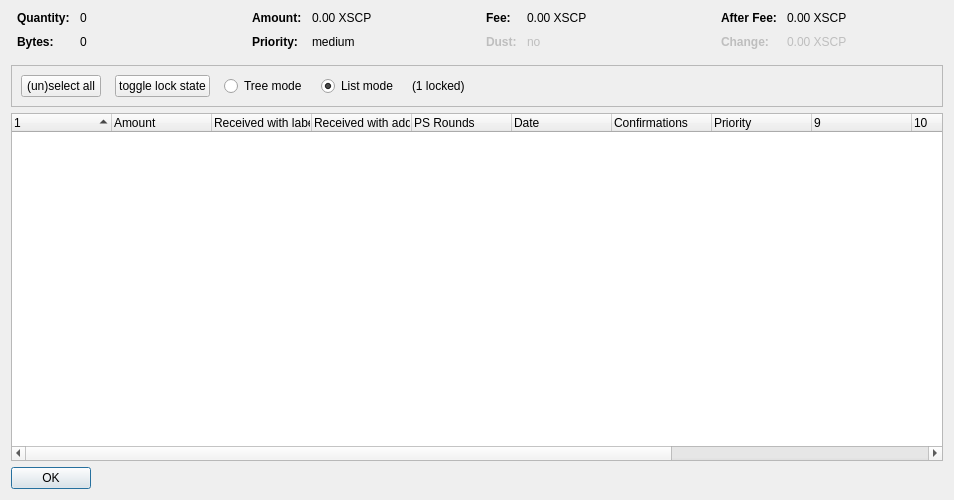
<?xml version="1.0" encoding="UTF-8"?>
<ui version="4.0">
 <class>CoinControlDialog</class>
 <widget class="QDialog" name="CoinControlDialog">
  <property name="geometry">
   <rect>
    <x>0</x>
    <y>0</y>
    <width>954</width>
    <height>500</height>
   </rect>
  </property>
  <property name="windowTitle">
   <string>Coin Selection</string>
  </property>
  <layout class="QVBoxLayout" name="verticalLayout">
   <item>
    <layout class="QHBoxLayout" name="horizontalLayoutTop" stretch="0,0,0,0">
     <property name="topMargin">
      <number>0</number>
     </property>
     <property name="bottomMargin">
      <number>10</number>
     </property>
     <item>
      <layout class="QFormLayout" name="formLayoutCoinControl1">
       <property name="horizontalSpacing">
        <number>10</number>
       </property>
       <property name="verticalSpacing">
        <number>10</number>
       </property>
       <property name="leftMargin">
        <number>6</number>
       </property>
       <property name="rightMargin">
        <number>6</number>
       </property>
       <item row="0" column="0">
        <widget class="QLabel" name="labelCoinControlQuantityText">
         <property name="font">
          <font>
           <weight>75</weight>
           <bold>true</bold>
          </font>
         </property>
         <property name="text">
          <string>Quantity:</string>
         </property>
        </widget>
       </item>
       <item row="0" column="1">
        <widget class="QLabel" name="labelCoinControlQuantity">
         <property name="cursor">
          <cursorShape>IBeamCursor</cursorShape>
         </property>
         <property name="contextMenuPolicy">
          <enum>Qt::ActionsContextMenu</enum>
         </property>
         <property name="text">
          <string notr="true">0</string>
         </property>
         <property name="textInteractionFlags">
          <set>Qt::LinksAccessibleByMouse|Qt::TextSelectableByKeyboard|Qt::TextSelectableByMouse</set>
         </property>
        </widget>
       </item>
       <item row="1" column="0">
        <widget class="QLabel" name="labelCoinControlBytesText">
         <property name="font">
          <font>
           <weight>75</weight>
           <bold>true</bold>
          </font>
         </property>
         <property name="text">
          <string>Bytes:</string>
         </property>
        </widget>
       </item>
       <item row="1" column="1">
        <widget class="QLabel" name="labelCoinControlBytes">
         <property name="cursor">
          <cursorShape>IBeamCursor</cursorShape>
         </property>
         <property name="contextMenuPolicy">
          <enum>Qt::ActionsContextMenu</enum>
         </property>
         <property name="text">
          <string notr="true">0</string>
         </property>
         <property name="textInteractionFlags">
          <set>Qt::LinksAccessibleByMouse|Qt::TextSelectableByKeyboard|Qt::TextSelectableByMouse</set>
         </property>
        </widget>
       </item>
      </layout>
     </item>
     <item>
      <layout class="QFormLayout" name="formLayoutCoinControl2">
       <property name="horizontalSpacing">
        <number>10</number>
       </property>
       <property name="verticalSpacing">
        <number>10</number>
       </property>
       <property name="leftMargin">
        <number>6</number>
       </property>
       <property name="rightMargin">
        <number>6</number>
       </property>
       <item row="0" column="0">
        <widget class="QLabel" name="labelCoinControlAmountText">
         <property name="font">
          <font>
           <weight>75</weight>
           <bold>true</bold>
          </font>
         </property>
         <property name="text">
          <string>Amount:</string>
         </property>
        </widget>
       </item>
       <item row="0" column="1">
        <widget class="QLabel" name="labelCoinControlAmount">
         <property name="cursor">
          <cursorShape>IBeamCursor</cursorShape>
         </property>
         <property name="contextMenuPolicy">
          <enum>Qt::ActionsContextMenu</enum>
         </property>
         <property name="text">
          <string notr="true">0.00 XSCP</string>
         </property>
         <property name="textInteractionFlags">
          <set>Qt::LinksAccessibleByMouse|Qt::TextSelectableByKeyboard|Qt::TextSelectableByMouse</set>
         </property>
        </widget>
       </item>
       <item row="1" column="0">
        <widget class="QLabel" name="labelCoinControlPriorityText">
         <property name="font">
          <font>
           <weight>75</weight>
           <bold>true</bold>
          </font>
         </property>
         <property name="text">
          <string>Priority:</string>
         </property>
        </widget>
       </item>
       <item row="1" column="1">
        <widget class="QLabel" name="labelCoinControlPriority">
         <property name="cursor">
          <cursorShape>IBeamCursor</cursorShape>
         </property>
         <property name="contextMenuPolicy">
          <enum>Qt::ActionsContextMenu</enum>
         </property>
         <property name="text">
          <string>medium</string>
         </property>
         <property name="textInteractionFlags">
          <set>Qt::LinksAccessibleByMouse|Qt::TextSelectableByKeyboard|Qt::TextSelectableByMouse</set>
         </property>
        </widget>
       </item>
      </layout>
     </item>
     <item>
      <layout class="QFormLayout" name="formLayoutCoinControl3">
       <property name="horizontalSpacing">
        <number>10</number>
       </property>
       <property name="verticalSpacing">
        <number>10</number>
       </property>
       <property name="leftMargin">
        <number>6</number>
       </property>
       <property name="rightMargin">
        <number>6</number>
       </property>
       <item row="0" column="0">
        <widget class="QLabel" name="labelCoinControlFeeText">
         <property name="font">
          <font>
           <weight>75</weight>
           <bold>true</bold>
          </font>
         </property>
         <property name="text">
          <string>Fee:</string>
         </property>
        </widget>
       </item>
       <item row="0" column="1">
        <widget class="QLabel" name="labelCoinControlFee">
         <property name="cursor">
          <cursorShape>IBeamCursor</cursorShape>
         </property>
         <property name="contextMenuPolicy">
          <enum>Qt::ActionsContextMenu</enum>
         </property>
         <property name="text">
          <string notr="true">0.00 XSCP</string>
         </property>
         <property name="textInteractionFlags">
          <set>Qt::LinksAccessibleByMouse|Qt::TextSelectableByKeyboard|Qt::TextSelectableByMouse</set>
         </property>
        </widget>
       </item>
       <item row="1" column="0">
        <widget class="QLabel" name="labelCoinControlLowOutputText">
         <property name="enabled">
          <bool>false</bool>
         </property>
         <property name="font">
          <font>
           <weight>75</weight>
           <bold>true</bold>
          </font>
         </property>
         <property name="text">
          <string>Dust:</string>
         </property>
        </widget>
       </item>
       <item row="1" column="1">
        <widget class="QLabel" name="labelCoinControlLowOutput">
         <property name="enabled">
          <bool>false</bool>
         </property>
         <property name="cursor">
          <cursorShape>IBeamCursor</cursorShape>
         </property>
         <property name="contextMenuPolicy">
          <enum>Qt::ActionsContextMenu</enum>
         </property>
         <property name="text">
          <string>no</string>
         </property>
         <property name="textInteractionFlags">
          <set>Qt::LinksAccessibleByMouse|Qt::TextSelectableByKeyboard|Qt::TextSelectableByMouse</set>
         </property>
        </widget>
       </item>
      </layout>
     </item>
     <item>
      <layout class="QFormLayout" name="formLayoutCoinControl4">
       <property name="horizontalSpacing">
        <number>10</number>
       </property>
       <property name="verticalSpacing">
        <number>10</number>
       </property>
       <property name="leftMargin">
        <number>6</number>
       </property>
       <property name="rightMargin">
        <number>6</number>
       </property>
       <item row="0" column="0">
        <widget class="QLabel" name="labelCoinControlAfterFeeText">
         <property name="font">
          <font>
           <weight>75</weight>
           <bold>true</bold>
          </font>
         </property>
         <property name="text">
          <string>After Fee:</string>
         </property>
        </widget>
       </item>
       <item row="0" column="1">
        <widget class="QLabel" name="labelCoinControlAfterFee">
         <property name="cursor">
          <cursorShape>IBeamCursor</cursorShape>
         </property>
         <property name="contextMenuPolicy">
          <enum>Qt::ActionsContextMenu</enum>
         </property>
         <property name="text">
          <string notr="true">0.00 XSCP</string>
         </property>
         <property name="textInteractionFlags">
          <set>Qt::LinksAccessibleByMouse|Qt::TextSelectableByKeyboard|Qt::TextSelectableByMouse</set>
         </property>
        </widget>
       </item>
       <item row="1" column="0">
        <widget class="QLabel" name="labelCoinControlChangeText">
         <property name="enabled">
          <bool>false</bool>
         </property>
         <property name="font">
          <font>
           <weight>75</weight>
           <bold>true</bold>
          </font>
         </property>
         <property name="text">
          <string>Change:</string>
         </property>
        </widget>
       </item>
       <item row="1" column="1">
        <widget class="QLabel" name="labelCoinControlChange">
         <property name="enabled">
          <bool>false</bool>
         </property>
         <property name="cursor">
          <cursorShape>IBeamCursor</cursorShape>
         </property>
         <property name="contextMenuPolicy">
          <enum>Qt::ActionsContextMenu</enum>
         </property>
         <property name="text">
          <string notr="true">0.00 XSCP</string>
         </property>
         <property name="textInteractionFlags">
          <set>Qt::LinksAccessibleByMouse|Qt::TextSelectableByKeyboard|Qt::TextSelectableByMouse</set>
         </property>
        </widget>
       </item>
      </layout>
     </item>
    </layout>
   </item>
   <item>
    <widget class="QFrame" name="frame">
     <property name="minimumSize">
      <size>
       <width>0</width>
       <height>40</height>
      </size>
     </property>
     <property name="frameShape">
      <enum>QFrame::StyledPanel</enum>
     </property>
     <property name="frameShadow">
      <enum>QFrame::Sunken</enum>
     </property>
     <layout class="QHBoxLayout" name="horizontalLayout">
      <item>
       <layout class="QHBoxLayout" name="horizontalLayoutPanel" stretch="0,0,0,0,0,0">
        <property name="spacing">
         <number>14</number>
        </property>
        <item>
         <widget class="QPushButton" name="pushButtonSelectAll">
          <property name="sizePolicy">
           <sizepolicy hsizetype="Maximum" vsizetype="Fixed">
            <horstretch>0</horstretch>
            <verstretch>0</verstretch>
           </sizepolicy>
          </property>
          <property name="text">
           <string>(un)select all</string>
          </property>
          <property name="autoDefault">
           <bool>false</bool>
          </property>
         </widget>
        </item>
        <item>
         <widget class="QPushButton" name="pushButtonToggleLock">
          <property name="sizePolicy">
           <sizepolicy hsizetype="Maximum" vsizetype="Fixed">
            <horstretch>0</horstretch>
            <verstretch>0</verstretch>
           </sizepolicy>
          </property>
          <property name="text">
           <string>toggle lock state</string>
          </property>
          <property name="autoDefault">
           <bool>false</bool>
          </property>
         </widget>
        </item>
        <item>
         <widget class="QRadioButton" name="radioTreeMode">
          <property name="sizePolicy">
           <sizepolicy hsizetype="Maximum" vsizetype="Fixed">
            <horstretch>0</horstretch>
            <verstretch>0</verstretch>
           </sizepolicy>
          </property>
          <property name="text">
           <string>Tree mode</string>
          </property>
         </widget>
        </item>
        <item>
         <widget class="QRadioButton" name="radioListMode">
          <property name="sizePolicy">
           <sizepolicy hsizetype="Maximum" vsizetype="Fixed">
            <horstretch>0</horstretch>
            <verstretch>0</verstretch>
           </sizepolicy>
          </property>
          <property name="text">
           <string>List mode</string>
          </property>
          <property name="checked">
           <bool>true</bool>
          </property>
         </widget>
        </item>
        <item>
         <widget class="QLabel" name="labelLocked">
          <property name="text">
           <string>(1 locked)</string>
          </property>
         </widget>
        </item>
        <item>
         <spacer name="horizontalSpacer">
          <property name="orientation">
           <enum>Qt::Horizontal</enum>
          </property>
          <property name="sizeHint" stdset="0">
           <size>
            <width>40</width>
            <height>20</height>
           </size>
          </property>
         </spacer>
        </item>
       </layout>
      </item>
     </layout>
    </widget>
   </item>
   <item>
    <widget class="CoinControlTreeWidget" name="treeWidget">
     <property name="contextMenuPolicy">
      <enum>Qt::CustomContextMenu</enum>
     </property>
     <property name="sortingEnabled">
      <bool>false</bool>
     </property>
     <property name="columnCount">
      <number>13</number>
     </property>
     <attribute name="headerShowSortIndicator" stdset="0">
      <bool>true</bool>
     </attribute>
     <attribute name="headerStretchLastSection">
      <bool>false</bool>
     </attribute>
     <column>
      <property name="text">
       <string/>
      </property>
     </column>
     <column>
      <property name="text">
       <string>Amount</string>
      </property>
     </column>
     <column>
      <property name="text">
       <string>Received with label</string>
      </property>
     </column>
     <column>
      <property name="text">
       <string>Received with address</string>
      </property>
     </column>
     <column>
      <property name="text">
       <string>PS Rounds</string>
      </property>
     </column>
     <column>
      <property name="text">
       <string>Date</string>
      </property>
     </column>
     <column>
      <property name="text">
       <string>Confirmations</string>
      </property>
      <property name="toolTip">
       <string>Confirmed</string>
      </property>
     </column>
     <column>
      <property name="text">
       <string>Priority</string>
      </property>
     </column>
     <column>
      <property name="text">
       <string/>
      </property>
     </column>
     <column>
      <property name="text">
       <string/>
      </property>
     </column>
     <column>
      <property name="text">
       <string/>
      </property>
     </column>
     <column>
      <property name="text">
       <string/>
      </property>
     </column>
     <column>
      <property name="text">
       <string/>
      </property>
     </column>
    </widget>
   </item>
   <item>
    <widget class="QDialogButtonBox" name="buttonBox">
     <property name="sizePolicy">
      <sizepolicy hsizetype="Maximum" vsizetype="Fixed">
       <horstretch>0</horstretch>
       <verstretch>0</verstretch>
      </sizepolicy>
     </property>
     <property name="orientation">
      <enum>Qt::Horizontal</enum>
     </property>
     <property name="standardButtons">
      <set>QDialogButtonBox::Ok</set>
     </property>
    </widget>
   </item>
  </layout>
 </widget>
 <customwidgets>
  <customwidget>
   <class>CoinControlTreeWidget</class>
   <extends>QTreeWidget</extends>
   <header>coincontroltreewidget.h</header>
  </customwidget>
 </customwidgets>
 <resources/>
 <connections/>
</ui>
